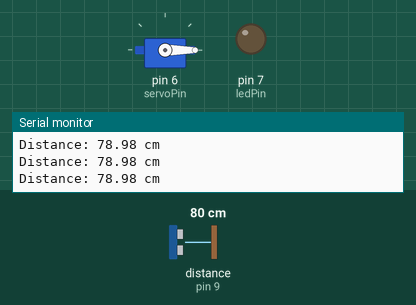
Bench run of a sketch on a simulated Arduino Uno, built with avr-gcc and run on an emulated ATmega328P. On the bench: servo, output pins drawn as LEDs (lit = HIGH), the last lines printed to the serial monitor. Wiring (inferred from the names in the program): ultrasonic range finder: trigger pin 9; echo pin 9. Inputs (shaded band) come from the test bench; at power-on: distance to the obstacle (sensor on pin 9) 80 cm. The echo pulse lasts 58.3 µs per cm.

Above: at 1.2 s.
1.3 s: distance to the obstacle (sensor on pin 9) set to 12 cm
2.8 s: distance to the obstacle (sensor on pin 9) set to 9 cm
At 4.0 s:
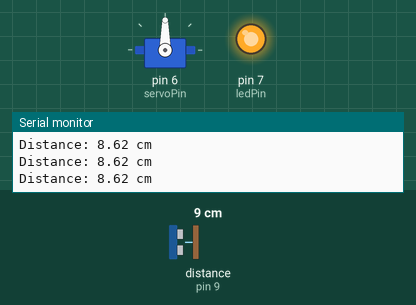
4.3 s: distance to the obstacle (sensor on pin 9) set to 18 cm
At 5.1 s:
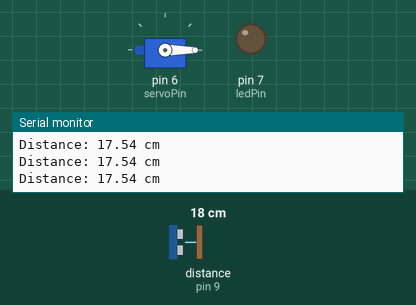
5.8 s: distance to the obstacle (sensor on pin 9) set to 2 cm
At 6.3 s:
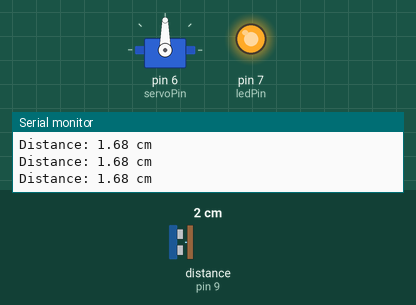
Timing chart, 0 to 8.3 s (numbered marks = the images above; inputs shaded):
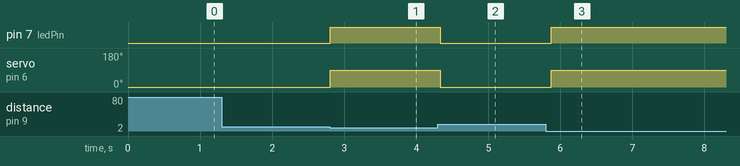

Measured:
- the behaviour switches between 11 and 10 cm on distance to the obstacle (sensor on pin 9) (found by bisection; images 0 and 1)
- after the input at 2.8 s, pin 7 (ledPin): LOW → HIGH at once; servo on pin 6 (servoPin): 0° → 90° at once
- after the input at 4.3 s, pin 7 (ledPin): HIGH → LOW at once; servo on pin 6 (servoPin): 90° → 0° at once
- after the input at 5.8 s, pin 7 (ledPin): LOW → HIGH after 0.07 s; servo on pin 6 (servoPin): 0° → 90° after 0.07 s

The sketch:

frantic_bigery1__1_.ino
```cpp
#include <Servo.h>

Servo myServo;

const int pingPin = 9;   // حساس المسافة
const int servoPin = 6;  // السيرفو
const int ledPin = 7;    // LED

long duration;
float distance;

void setup() {
  myServo.attach(servoPin);
  myServo.write(0);

  pinMode(ledPin, OUTPUT);

  Serial.begin(9600);
}

void loop() {

  pinMode(pingPin, OUTPUT);
  digitalWrite(pingPin, LOW);
  delayMicroseconds(2);

  digitalWrite(pingPin, HIGH);
  delayMicroseconds(5);
  digitalWrite(pingPin, LOW);

  pinMode(pingPin, INPUT);
  duration = pulseIn(pingPin, HIGH);

  distance = duration * 0.034 / 2;

  Serial.print("Distance: ");
  Serial.print(distance);
  Serial.println(" cm");

  if (distance <= 10) {
    myServo.write(90);
    digitalWrite(ledPin, HIGH);
  } else {
    myServo.write(0);
    digitalWrite(ledPin, LOW);
  }

  delay(100);
}
```
